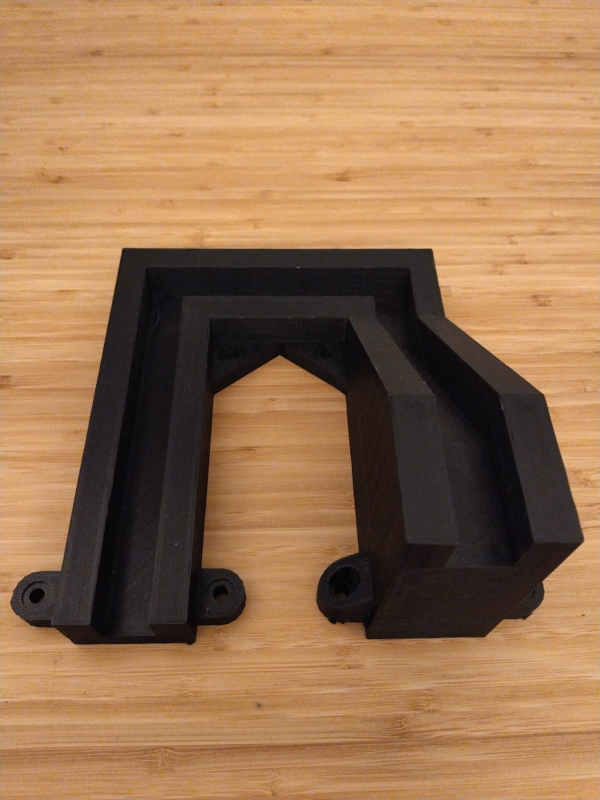
#> input picture backend/functions/experiment_photos/WhatsApp Image 2024-11-11 at 19.44.59.jpeg, 1200 x 1600 px (shown at 1/2 size)
$ python -i image_processor.py   (imports and definitions only)
#> lines starting #> are read from the running program, lines starting #| are printed output that depends on the picture; after the words box and inside, x2 and y2 are one past the last pixel; in counts of white or black regions, pixels touching at a corner belong together
import os
import logging
import uuid
from fastapi import UploadFile
from PIL import Image
import cv2
from pathlib import Path

class ImageProcessor:
    """
    A class to handle image processing tasks such as smart cropping and image uploading.
    """

    def __init__(self, images_dir="images"):
        self.images_dir = images_dir
        os.makedirs(self.images_dir, exist_ok=True)

    def smart_crop(self, image_path, output_path):
        """
        Smartly crop the image to focus on the prominent object without resizing to a fixed size.

        Parameters:
            image_path (str): Path to the input image.
            output_path (str): Path to save the cropped image.

        Returns:
            bool: True if the image was processed successfully, False otherwise.
        """
#> called with output_path = 'out.png'
        try:
            # Read the image using OpenCV
            img_cv = cv2.imread(image_path)
#> img_cv is the input picture: shape (1600, 1200, 3); mean B, G, R 81, 115.3, 153.2
            if img_cv is None:
                logging.error(f"Failed to read image: {image_path}")
                return False

            gray = cv2.cvtColor(img_cv, cv2.COLOR_BGR2GRAY)
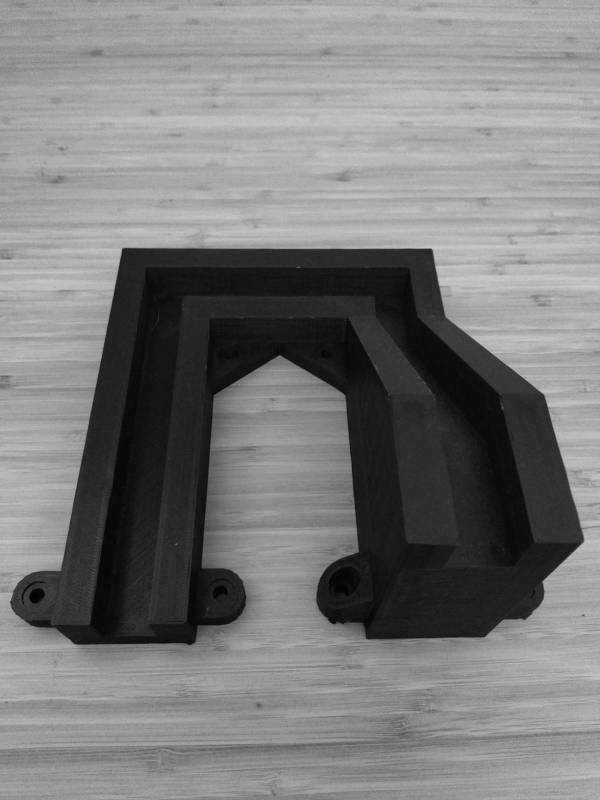
#> gray: shape (1600, 1200) (shown at 1/2 size); min 1, max 205, mean 122.7

            # Use OpenCV to find the largest contour
            blurred = cv2.GaussianBlur(gray, (5, 5), 0)
            _, thresh = cv2.threshold(blurred, 0, 255, cv2.THRESH_BINARY + cv2.THRESH_OTSU)
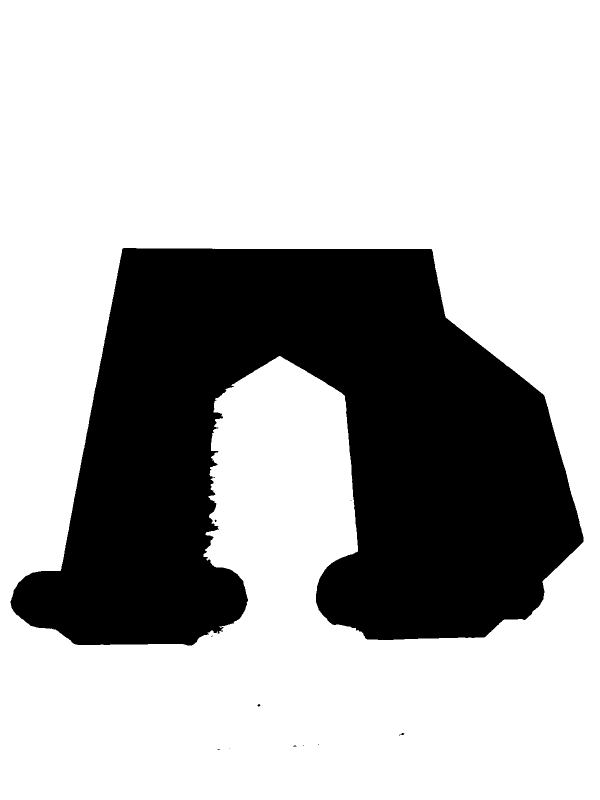
#> thresh: shape (1600, 1200) (shown at 1/2 size); 70.8% white; 11 black regions (8 under 20 px), largest, box (x1, y1, x2, y2) and area: (21, 496, 1167, 1291) 561446, (798, 1466, 809, 1471) 24, (515, 1408, 521, 1413) 20
            contours, _ = cv2.findContours(thresh, cv2.RETR_EXTERNAL, cv2.CHAIN_APPROX_SIMPLE)
#> contours = [[[0, 0], [0, 1599], [1199, 1599], [1199, 0]]]

            if contours:
                largest_contour = max(contours, key=cv2.contourArea)
#> largest_contour = [[0, 0], [0, 1599], [1199, 1599], [1199, 0]]
                x, y, w, h = cv2.boundingRect(largest_contour)
#> x = 0; y = 0; w = 1200; h = 1600
                logging.info(f"Largest contour found with bounding box: x={x}, y={y}, w={w}, h={h}")
            else:
                # Fallback to center crop if no contours are found
                logging.warning(f"No prominent object detected in {image_path}, falling back to full image.")
                height, width = img_cv.shape[:2]
                x, y, w, h = 0, 0, width, height

            # Expand the bounding box slightly (optional)
            margin = 0.1
            x = max(int(x - w * margin), 0)
            y = max(int(y - h * margin), 0)
            w = min(int(w * (1 + margin * 2)), img_cv.shape[1] - x)
            h = min(int(h * (1 + margin * 2)), img_cv.shape[0] - y)
            logging.info(f"Expanded bounding box: x={x}, y={y}, w={w}, h={h}")

            # Crop without resizing
            cropped_img = img_cv[y:y+h, x:x+w]

            # Save the processed image as a PIL image (converting color from BGR to RGB)
            Image.fromarray(cv2.cvtColor(cropped_img, cv2.COLOR_BGR2RGB)).save(output_path)
            logging.info(f"Smart cropped image (no resize) saved to {output_path}")

            return True

        except Exception as e:
            logging.error(f"Error during cropping: {e}")
            return False

    async def process_uploaded_image(self, upload_file: UploadFile, base_url: str) -> str:
        """
        Processes an uploaded image file: saves it directly without applying smart cropping,
        and returns the URL to the saved image.

        Parameters:
            upload_file (UploadFile): The uploaded image file.
            base_url (str): The base URL to use when generating the file URL.

        Returns:
            str: The URL to the saved image, or None if processing failed.
        """
        try:
            # Generate a unique filename
            file_extension = os.path.splitext(upload_file.filename)[-1]
            unique_filename = f"{uuid.uuid4()}{file_extension}"

            # Define the final path where the image will be saved
            final_path = os.path.join(self.images_dir, unique_filename)

            # Save the uploaded file directly without processing
            with open(final_path, "wb") as buffer:
                file_content = await upload_file.read()
                buffer.write(file_content)
            logging.info(f"Uploaded file saved at {final_path}")

            # Generate the file URL pointing to the saved file
            file_url = f"{base_url}/{self.images_dir}/{unique_filename}"
            logging.info(f"File URL generated: {file_url}")

            return file_url

        except Exception as e:
            logging.error(f"Error processing uploaded image: {e}")
            return None


# [20 lines not run here, left out]

>>> result = ImageProcessor().smart_crop('experiment_photos/WhatsApp Image 2024-11-11 at 19.44.59.jpeg', 'out.png')

$ run again, on backend/functions/experiment_photos/WhatsApp Image 2024-11-11 at 19.45.00.jpeg
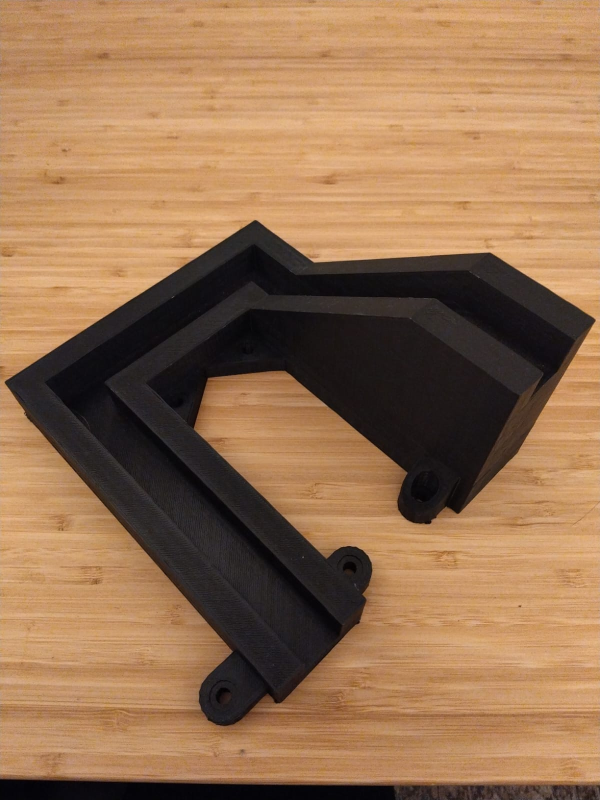
#> input picture backend/functions/experiment_photos/WhatsApp Image 2024-11-11 at 19.45.00.jpeg, 1200 x 1600 px (shown at 1/2 size)
#> in smart_crop, img_cv is the input picture: shape (1600, 1200, 3); mean B, G, R 81.3, 113.5, 150.2
#> in smart_crop, `gray = cv2.cvtColor(img_cv, cv2.COLOR_BGR2GRAY)`:
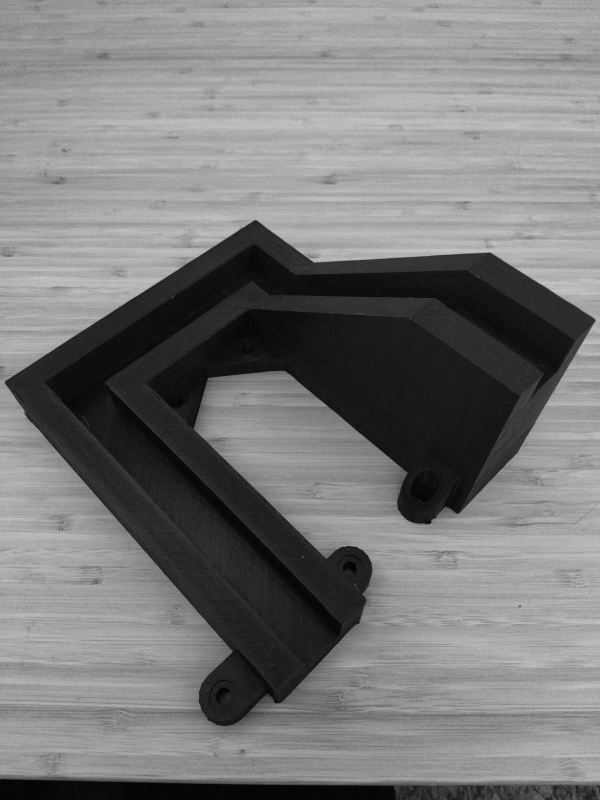
#> gray: shape (1600, 1200) (shown at 1/2 size); min 0, max 204, mean 120.8
#> in smart_crop, `_, thresh = cv2.threshold(blurred, 0, 255, cv2.THRESH_BINARY + cv2.THR..`:
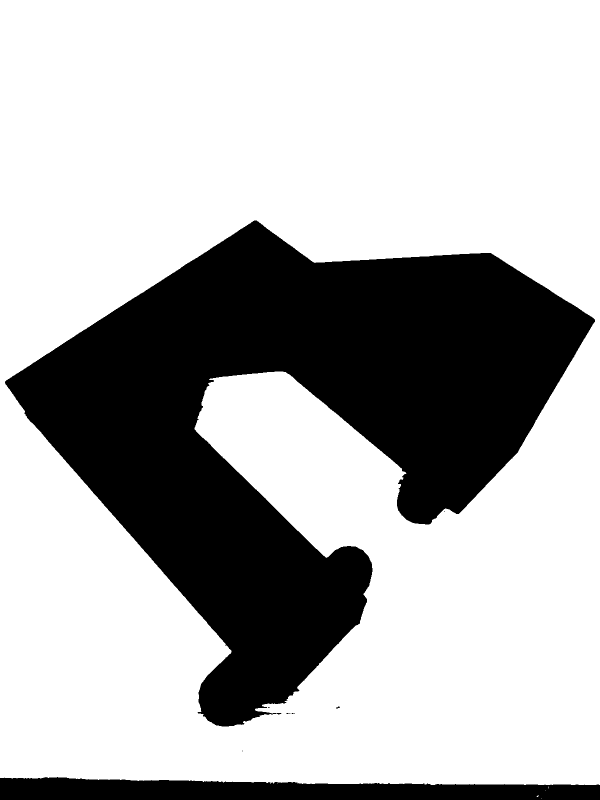
#> thresh: shape (1600, 1200) (shown at 1/2 size); 70.5% white; 8 black regions (6 under 20 px)
#> contours = 6 contours, 5 with area under 20; largest, box (x1, y1, x2, y2) and area: (0, 0, 1200, 1570) 1874564
#> largest_contour = contour of 301 points, box (x1, y1, x2, y2) (0, 0, 1200, 1570), area 1874564
#> in smart_crop, `x, y, w, h = cv2.boundingRect(largest_contour)`: x = 0; w = 1200; h = 1570
#> in smart_crop, `h = min(int(h * (1 + margin * 2)), img_cv.shape[0] - y)`: h = 1600

$ run again, on backend/functions/experiment_photos/WhatsApp Image 2024-11-11 at 19.45.01.jpeg
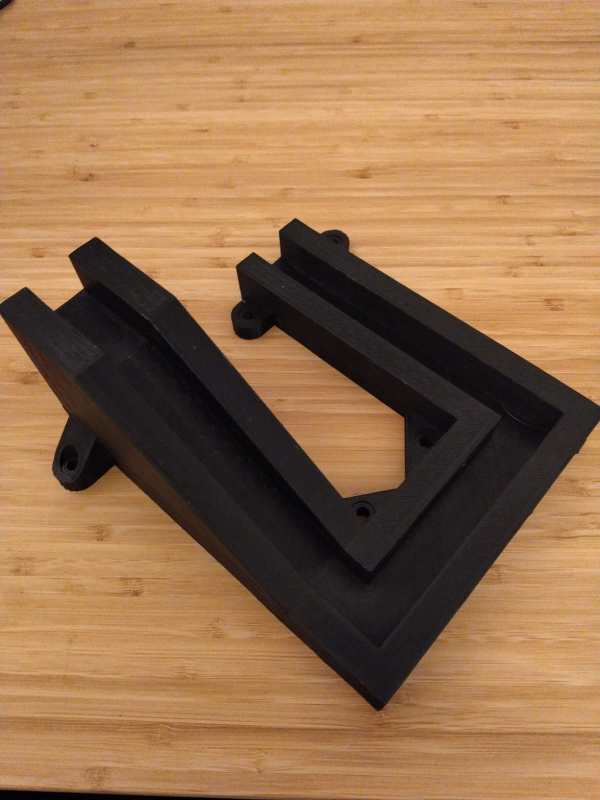
#> input picture backend/functions/experiment_photos/WhatsApp Image 2024-11-11 at 19.45.01.jpeg, 1200 x 1600 px (shown at 1/2 size)
#> in smart_crop, img_cv is the input picture: shape (1600, 1200, 3); mean B, G, R 76.7, 111.6, 149.8
#> in smart_crop, `_, thresh = cv2.threshold(blurred, 0, 255, cv2.THRESH_BINARY + cv2.THR..`:
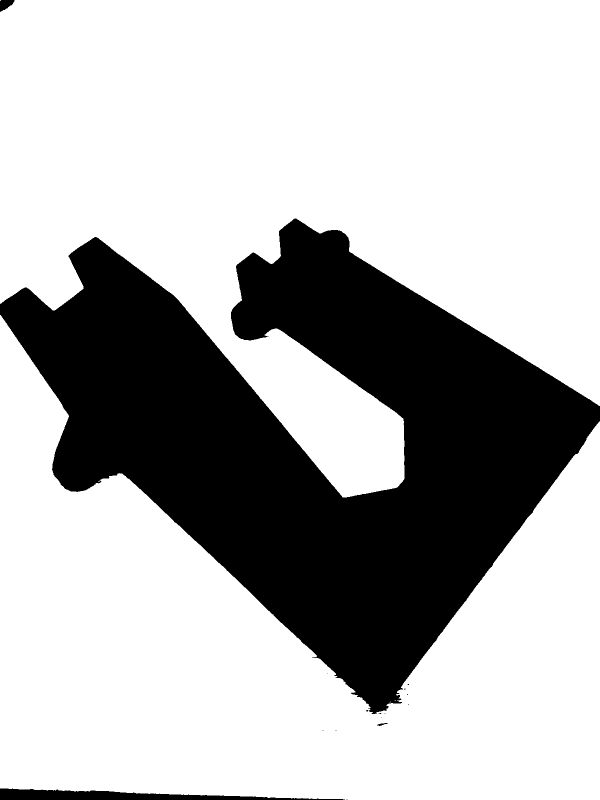
#> thresh: shape (1600, 1200) (shown at 1/2 size); 71.2% white; 16 black regions (12 under 20 px)
#> contours = 6 contours, 4 with area under 20; largest, box (x1, y1, x2, y2) and area: (0, 0, 1200, 995) 772174, (0, 630, 1200, 1600) 590365
#> largest_contour = contour of 1235 points, box (x1, y1, x2, y2) (0, 0, 1200, 995), area 772174
#> in smart_crop, `x, y, w, h = cv2.boundingRect(largest_contour)`: x = 0; w = 1200; h = 995
#> in smart_crop, `h = min(int(h * (1 + margin * 2)), img_cv.shape[0] - y)`: h = 1194
#> in smart_crop, `cropped_img = img_cv[y:y+h, x:x+w]`:
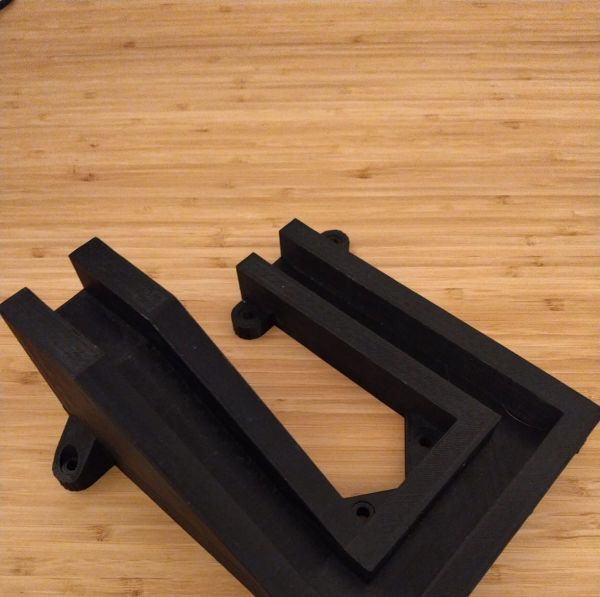
#> cropped_img: shape (1194, 1200, 3) (shown at 1/2 size); mean B, G, R 75.4, 108.4, 144.4

$ run again, on backend/functions/experiment_photos/WhatsApp Image 2024-11-11 at 19.45.00 (1).jpeg
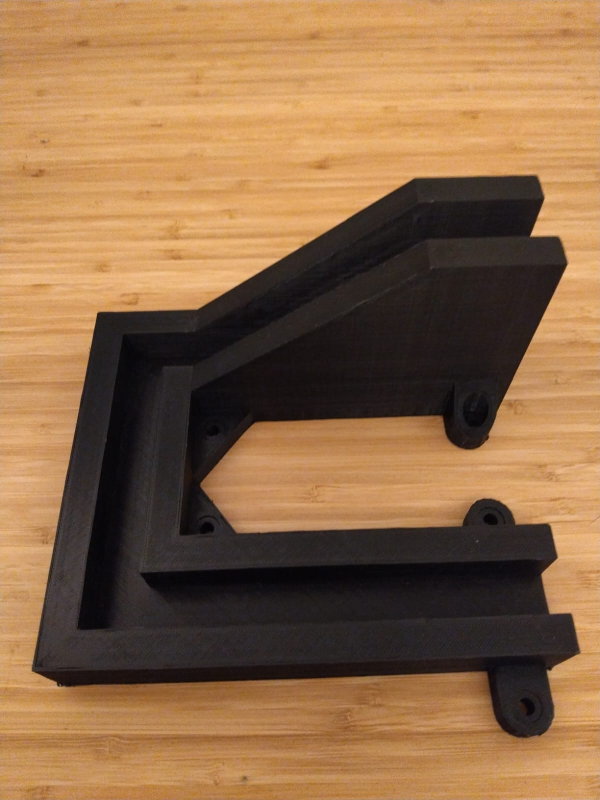
#> input picture backend/functions/experiment_photos/WhatsApp Image 2024-11-11 at 19.45.00 (1).jpeg, 1200 x 1600 px (shown at 1/2 size)
#> in smart_crop, img_cv is the input picture: shape (1600, 1200, 3); mean B, G, R 71.3, 105.9, 142.1
#> in smart_crop, `gray = cv2.cvtColor(img_cv, cv2.COLOR_BGR2GRAY)`:
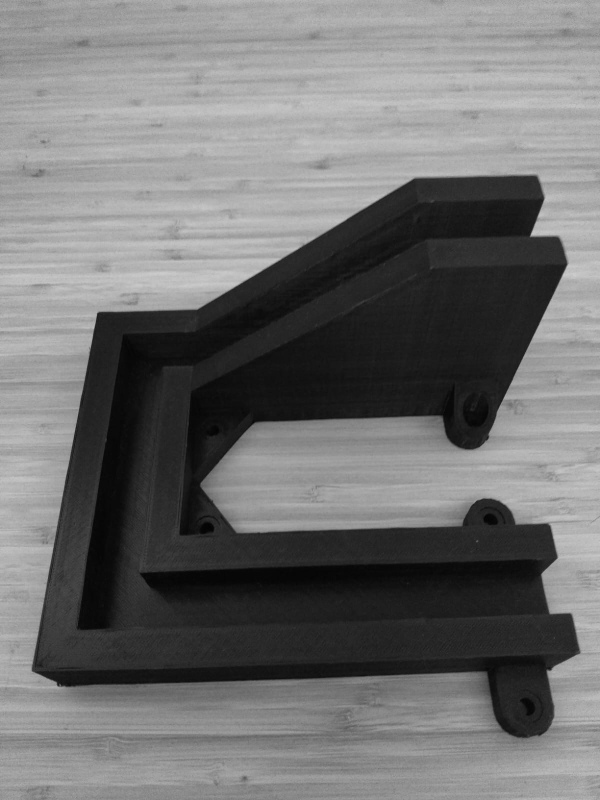
#> gray: shape (1600, 1200) (shown at 1/2 size); min 1, max 209, mean 112.8
#> in smart_crop, `_, thresh = cv2.threshold(blurred, 0, 255, cv2.THRESH_BINARY + cv2.THR..`:
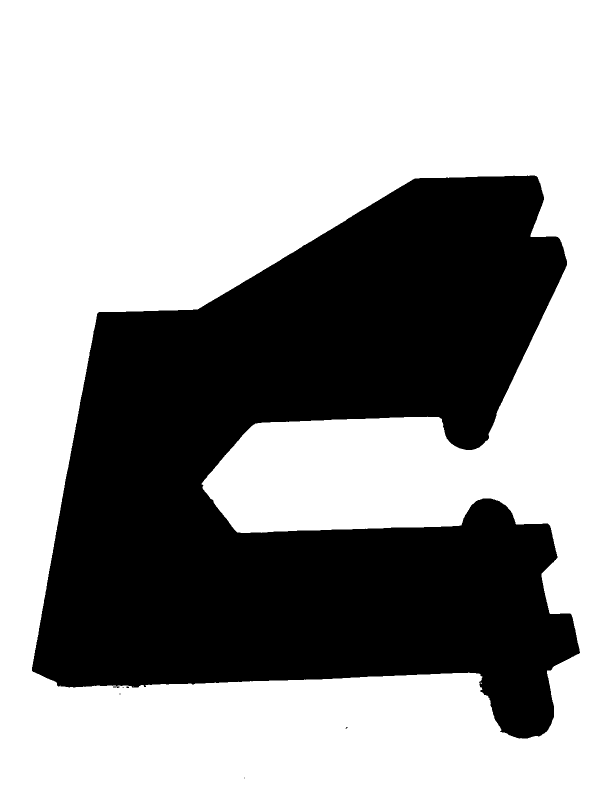
#> thresh: shape (1600, 1200) (shown at 1/2 size); 62.4% white; 7 black regions (5 under 20 px), largest, box (x1, y1, x2, y2) and area: (64, 351, 1160, 1477) 721634, (226, 1373, 239, 1376) 28
#> contours = [[[0, 0], [0, 1599], [1199, 1599], [1199, 0]]]
#> largest_contour = [[0, 0], [0, 1599], [1199, 1599], [1199, 0]]
#> x = 0; w = 1200; h = 1600
